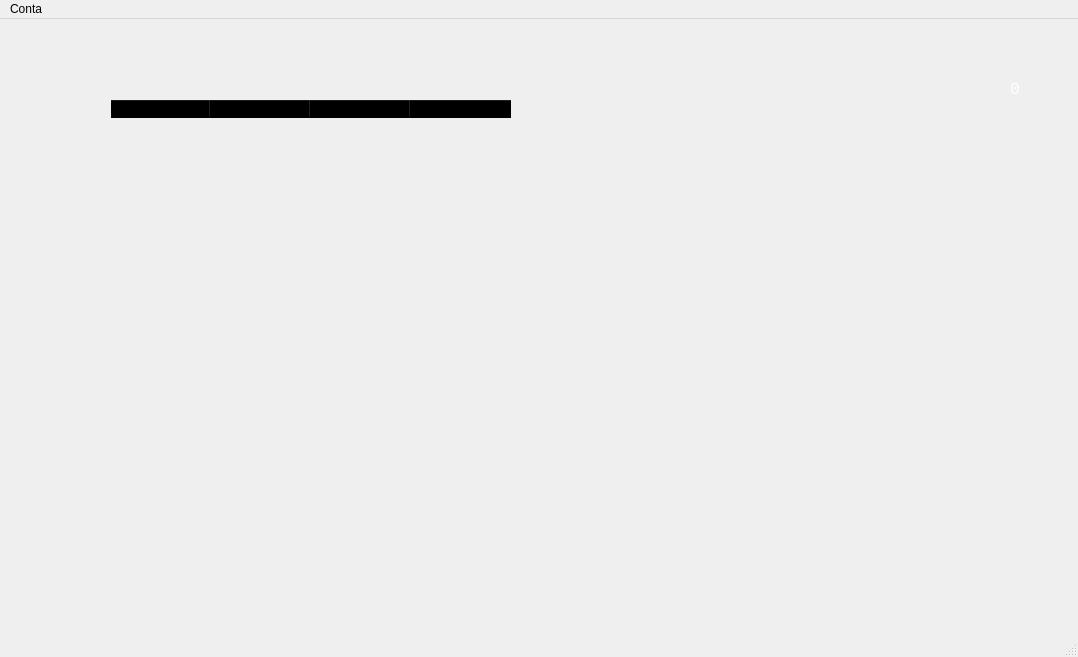
<?xml version="1.0" encoding="UTF-8"?>
<ui version="4.0">
 <class>MainWindow</class>
 <widget class="QMainWindow" name="MainWindow">
  <property name="geometry">
   <rect>
    <x>0</x>
    <y>0</y>
    <width>1078</width>
    <height>657</height>
   </rect>
  </property>
  <property name="windowTitle">
   <string>Área do Cliente</string>
  </property>
  <widget class="QWidget" name="centralwidget">
   <widget class="QLabel" name="label">
    <property name="geometry">
     <rect>
      <x>0</x>
      <y>0</y>
      <width>1081</width>
      <height>611</height>
     </rect>
    </property>
    <property name="text">
     <string/>
    </property>
    <property name="pixmap">
     <pixmap>Imgs/Ver Carrinho.jpg</pixmap>
    </property>
    <property name="scaledContents">
     <bool>true</bool>
    </property>
   </widget>
   <widget class="QPushButton" name="adc_carrinho">
    <property name="geometry">
     <rect>
      <x>390</x>
      <y>470</y>
      <width>91</width>
      <height>81</height>
     </rect>
    </property>
    <property name="cursor">
     <cursorShape>PointingHandCursor</cursorShape>
    </property>
    <property name="styleSheet">
     <string notr="true">background-color:transparent;</string>
    </property>
    <property name="text">
     <string/>
    </property>
    <property name="flat">
     <bool>true</bool>
    </property>
   </widget>
   <widget class="QPushButton" name="ver_carrinho">
    <property name="geometry">
     <rect>
      <x>940</x>
      <y>60</y>
      <width>91</width>
      <height>81</height>
     </rect>
    </property>
    <property name="cursor">
     <cursorShape>PointingHandCursor</cursorShape>
    </property>
    <property name="styleSheet">
     <string notr="true">background-color:transparent;</string>
    </property>
    <property name="text">
     <string/>
    </property>
    <property name="flat">
     <bool>true</bool>
    </property>
   </widget>
   <widget class="QPushButton" name="ver_hist">
    <property name="geometry">
     <rect>
      <x>940</x>
      <y>240</y>
      <width>91</width>
      <height>81</height>
     </rect>
    </property>
    <property name="cursor">
     <cursorShape>PointingHandCursor</cursorShape>
    </property>
    <property name="styleSheet">
     <string notr="true">background-color:transparent;</string>
    </property>
    <property name="text">
     <string/>
    </property>
    <property name="flat">
     <bool>true</bool>
    </property>
   </widget>
   <widget class="QPushButton" name="real_pgmt">
    <property name="geometry">
     <rect>
      <x>940</x>
      <y>430</y>
      <width>91</width>
      <height>81</height>
     </rect>
    </property>
    <property name="cursor">
     <cursorShape>PointingHandCursor</cursorShape>
    </property>
    <property name="styleSheet">
     <string notr="true">background-color:transparent;</string>
    </property>
    <property name="text">
     <string/>
    </property>
    <property name="flat">
     <bool>true</bool>
    </property>
   </widget>
   <widget class="QLabel" name="qtd_carrinho">
    <property name="geometry">
     <rect>
      <x>1010</x>
      <y>60</y>
      <width>31</width>
      <height>20</height>
     </rect>
    </property>
    <property name="font">
     <font>
      <family>Consolas</family>
      <pointsize>12</pointsize>
     </font>
    </property>
    <property name="styleSheet">
     <string notr="true">color: rgb(255, 255, 255);</string>
    </property>
    <property name="text">
     <string>0</string>
    </property>
   </widget>
   <widget class="QTableWidget" name="table_produtos">
    <property name="geometry">
     <rect>
      <x>110</x>
      <y>80</y>
      <width>651</width>
      <height>361</height>
     </rect>
    </property>
    <property name="styleSheet">
     <string notr="true">background-color: rgba(255, 255, 255, 0);
selection-background-color: rgba(255, 255, 255, 0);

border-color: rgba(255, 255, 255, 0);</string>
    </property>
    <property name="editTriggers">
     <set>QAbstractItemView::NoEditTriggers</set>
    </property>
    <attribute name="verticalHeaderVisible">
     <bool>false</bool>
    </attribute>
    <column>
     <property name="text">
      <string>ID</string>
     </property>
    </column>
    <column>
     <property name="text">
      <string>Nome</string>
     </property>
    </column>
    <column>
     <property name="text">
      <string>Cor</string>
     </property>
    </column>
    <column>
     <property name="text">
      <string>Preço</string>
     </property>
    </column>
   </widget>
  </widget>
  <widget class="QMenuBar" name="menubar">
   <property name="geometry">
    <rect>
     <x>0</x>
     <y>0</y>
     <width>1078</width>
     <height>21</height>
    </rect>
   </property>
   <widget class="QMenu" name="menuConta">
    <property name="title">
     <string>Conta</string>
    </property>
    <addaction name="action_edit"/>
    <addaction name="actionSair"/>
   </widget>
   <addaction name="menuConta"/>
  </widget>
  <widget class="QStatusBar" name="statusbar"/>
  <action name="action_edit">
   <property name="text">
    <string>Editar informações</string>
   </property>
  </action>
  <action name="actionSair">
   <property name="text">
    <string>Logout</string>
   </property>
  </action>
 </widget>
 <resources/>
 <connections/>
</ui>
